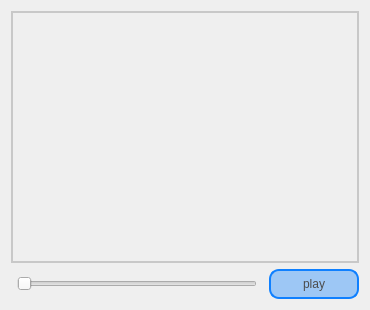
       <widget class="QWidget" name="layoutWidget">
        <property name="geometry">
         <rect>
          <x>30</x>
          <y>323</y>
          <width>370</width>
          <height>310</height>
         </rect>
        </property>
        <layout class="QVBoxLayout" name="verticalLayout_3">
         <item>
          <widget class="QLabel" name="label_player_3">
           <property name="sizePolicy">
            <sizepolicy hsizetype="Expanding" vsizetype="Expanding">
             <horstretch>0</horstretch>
             <verstretch>0</verstretch>
            </sizepolicy>
           </property>
           <property name="styleSheet">
            <string notr="true">QLabel{
	background: transparent;
	border-image:none;
	border-radius:0px;
	border: 2px solid rgb(200, 200, 200);
	color: rgb(76, 76, 76);
	font: 75 15pt &quot;Helvetica&quot; bold;
}</string>
           </property>
           <property name="text">
            <string/>
           </property>
          </widget>
         </item>
         <item>
          <layout class="QHBoxLayout" name="horizontalLayout_4">
           <item>
            <spacer name="horizontalSpacer_7">
             <property name="orientation">
              <enum>Qt::Horizontal</enum>
             </property>
             <property name="sizeHint" stdset="0">
              <size>
               <width>40</width>
               <height>20</height>
              </size>
             </property>
            </spacer>
           </item>
           <item>
            <widget class="MySlider" name="slider_progress_3">
             <property name="minimumSize">
              <size>
               <width>240</width>
               <height>0</height>
              </size>
             </property>
             <property name="orientation">
              <enum>Qt::Horizontal</enum>
             </property>
            </widget>
           </item>
           <item>
            <spacer name="horizontalSpacer_3">
             <property name="orientation">
              <enum>Qt::Horizontal</enum>
             </property>
             <property name="sizeType">
              <enum>QSizePolicy::Expanding</enum>
             </property>
             <property name="sizeHint" stdset="0">
              <size>
               <width>40</width>
               <height>20</height>
              </size>
             </property>
            </spacer>
           </item>
           <item>
            <widget class="QPushButton" name="pb_play_3">
             <property name="sizePolicy">
              <sizepolicy hsizetype="Fixed" vsizetype="Fixed">
               <horstretch>30</horstretch>
               <verstretch>0</verstretch>
              </sizepolicy>
             </property>
             <property name="minimumSize">
              <size>
               <width>90</width>
               <height>30</height>
              </size>
             </property>
             <property name="styleSheet">
              <string notr="true">QPushButton{
	border: 2px solid rgb(15, 128, 255);
	background:rgba(15, 128, 255, 93);
	border-radius:10px;
	color: rgb(76, 76, 76);
	font: 75 14pt &quot;Helvetica&quot; bold;
}

QPushButton:hover{
	border: 2px solid rgb(15, 128, 255);
	background:rgba(15, 128, 255, 43);
	border-radius:10px;
	color: rgb(76, 76, 76);
	font: 75 15pt &quot;Helvetica&quot; bold;
}</string>
             </property>
             <property name="text">
              <string>play</string>
             </property>
            </widget>
           </item>
          </layout>
         </item>
        </layout>
       </widget>
